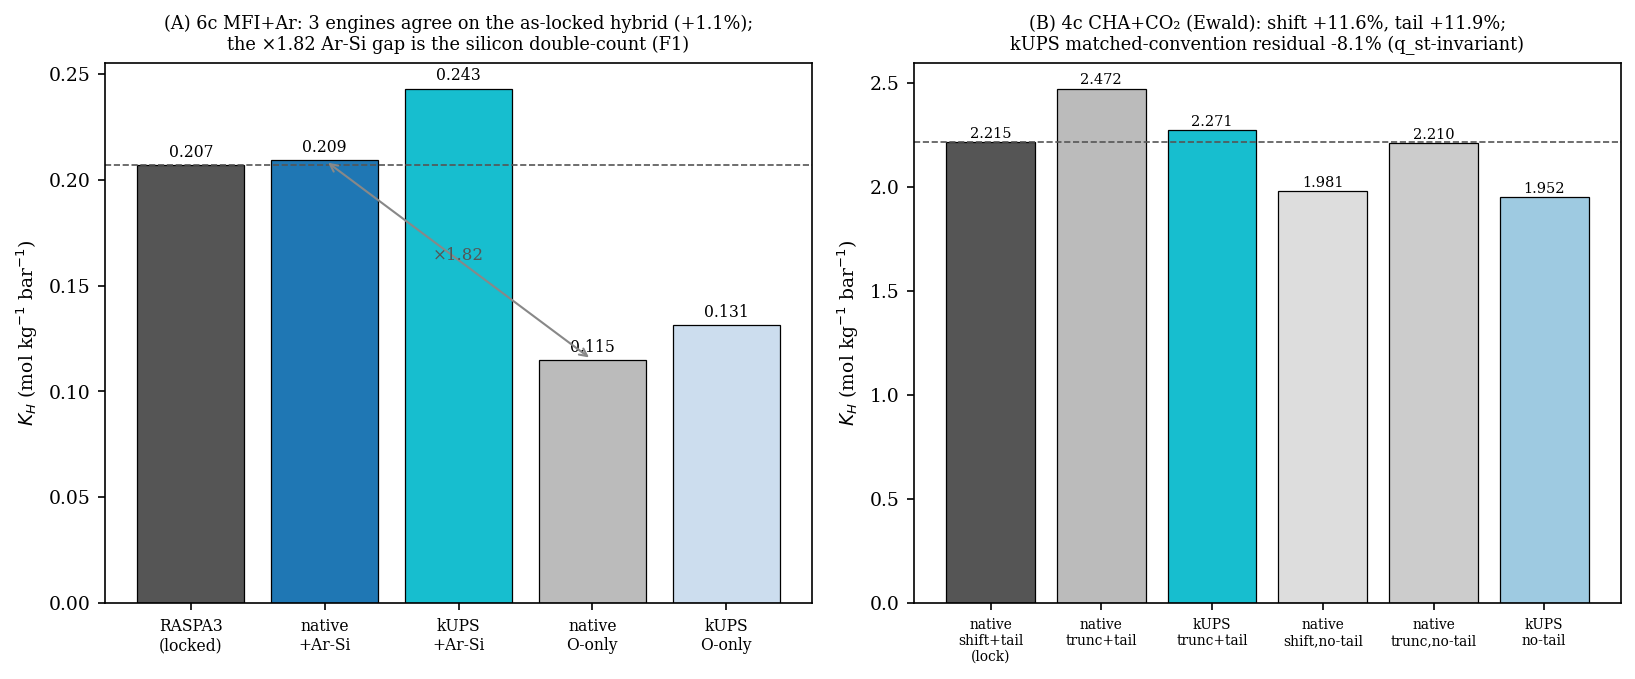

This chart was generated by the following Python code:
#!/usr/bin/env python3
"""Cross-engine Widom parity. Panel A (6c MFI+Ar): K_H across engines — native+Ar-Si reproduces RASPA3
(parity); the 1.8× with-Si vs O-only gap is the silicon double-count (Finding F1). Panel B (4c CHA+CO2
convention matrix): the shift (+11.6%) and tail (+11.9%) toggles and where kUPS lands. Every number reads
from committed JSONs."""
import figstyle as S
import matplotlib.pyplot as plt
import numpy as np

P6 = "parity_6c_threeway.json"; CM = "native_4c_convention_matrix.json"
raspa = S.jget(P6, "RASPA3_locked", "K_H_mol_kg_bar")
natSi = S.jget(P6, "native_with_Si", "K_H_mol_kg_bar")
kupSi = S.jget(P6, "kups_with_Si", "K_H_mol_kg_bar")
natO = S.jget(P6, "native_O_only", "K_H_mol_kg_bar")
kupO = S.jget(P6, "kups_O_only", "K_H_mol_kg_bar")
d_par = S.jget(P6, "deltas", "native_withSi_vs_RASPA3_KH_pct")
d_si = S.jget(P6, "deltas", "Si_term_KH_inflation_native")

plt.rcParams.update({"font.family": "serif", "font.size": 9})
fig, (axA, axB) = plt.subplots(1, 2, figsize=(11.0, 4.6))

# ── Panel A: 6c three-way ──
barsA = [("RASPA3\n(locked)", raspa, "#555555"),
         ("native\n+Ar-Si", natSi, S.COLORS["classical"]),
         ("kUPS\n+Ar-Si", kupSi, S.COLORS["uma_odac"]),
         ("native\nO-only", natO, "#bbbbbb"),
         ("kUPS\nO-only", kupO, "#cde")]
xs = np.arange(len(barsA))
axA.bar(xs, [b[1] for b in barsA], color=[b[2] for b in barsA], edgecolor="k", lw=0.6)
for x, (lab, v, _) in zip(xs, barsA):
    axA.text(x, v + 0.004, S.fmt(v, 3), ha="center", fontsize=7.5)
axA.axhline(raspa, color="#555555", ls="--", lw=0.8)
axA.set_xticks(xs); axA.set_xticklabels([b[0] for b in barsA], fontsize=7.5)
axA.set_ylabel(r"$K_H$ (mol kg$^{-1}$ bar$^{-1}$)")
axA.set_title(f"(A) 6c MFI+Ar: 3 engines agree on the as-locked hybrid ({S.fmt(d_par, signed=True)}%);\nthe ×{S.fmt(d_si, 2)} Ar-Si gap is the silicon double-count (F1)", fontsize=8.5)
axA.annotate("", xy=(3, natO), xytext=(1, natSi), arrowprops=dict(arrowstyle="<->", color="#888", lw=1.0))
axA.text(2.0, (natSi + natO) / 2, f"×{S.fmt(d_si, 2)}", ha="center", fontsize=8, color="#555")

# ── Panel B: 4c convention matrix ──
sh_t = S.jget(CM, "corners_K_H_mol_kg_bar", "shifted+tail")
tr_t = S.jget(CM, "corners_K_H_mol_kg_bar", "truncated+tail")
sh_n = S.jget(CM, "corners_K_H_mol_kg_bar", "shifted_notail")
tr_n = S.jget(CM, "corners_K_H_mol_kg_bar", "truncated_notail")
ku_on = S.jget(CM, "kups_tail_test", "tail_ON", "K_H_mol_kg_bar")
ku_off = S.jget(CM, "kups_tail_test", "tail_OFF", "K_H_mol_kg_bar")
shift_pct = S.jget(CM, "decomposition_+2.2pct_vs_lock", "shift")
tail_pct = S.jget(CM, "one_toggle_decomposition_pct", "tail_on_minus_off_shifted")
resid_pct = S.jget(CM, "decomposition_+2.2pct_vs_lock", "residual_truncated+tail")
barsB = [("native\nshift+tail\n(lock)", sh_t, "#555555"),
         ("native\ntrunc+tail", tr_t, "#bbbbbb"),
         ("kUPS\ntrunc+tail", ku_on, S.COLORS["uma_odac"]),
         ("native\nshift,no-tail", sh_n, "#ddd"),
         ("native\ntrunc,no-tail", tr_n, "#ccc"),
         ("kUPS\nno-tail", ku_off, "#9ecae1")]
xs = np.arange(len(barsB))
axB.bar(xs, [b[1] for b in barsB], color=[b[2] for b in barsB], edgecolor="k", lw=0.6)
for x, (lab, v, _) in zip(xs, barsB):
    axB.text(x, v + 0.02, S.fmt(v, 3), ha="center", fontsize=7)
axB.axhline(sh_t, color="#555555", ls="--", lw=0.8)
axB.set_xticks(xs); axB.set_xticklabels([b[0] for b in barsB], fontsize=6.6)
axB.set_ylabel(r"$K_H$ (mol kg$^{-1}$ bar$^{-1}$)")
axB.set_title(f"(B) 4c CHA+CO₂ (Ewald): shift {S.fmt(shift_pct, signed=True)}%, tail {S.fmt(tail_pct, signed=True)}%;\nkUPS matched-convention residual {S.fmt(resid_pct, signed=True)}% (q_st-invariant)", fontsize=8.5)
fig.tight_layout()
S.save(fig, "fp_cross_engine_parity")
print(f"6c: raspa={raspa} natSi={natSi} kupSi={kupSi} natO={natO} | 4c: sh_t={sh_t:.3f} ku_on={ku_on} shift={shift_pct} tail={tail_pct} resid={resid_pct}")
